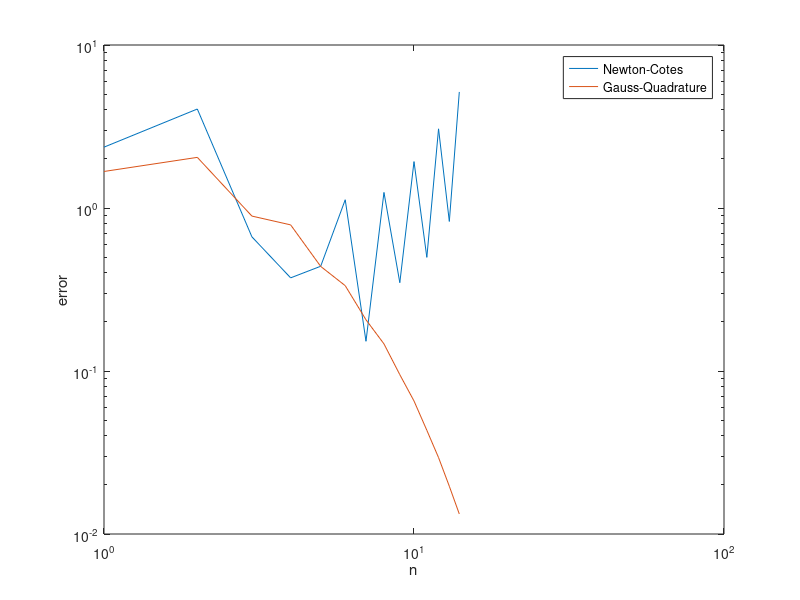
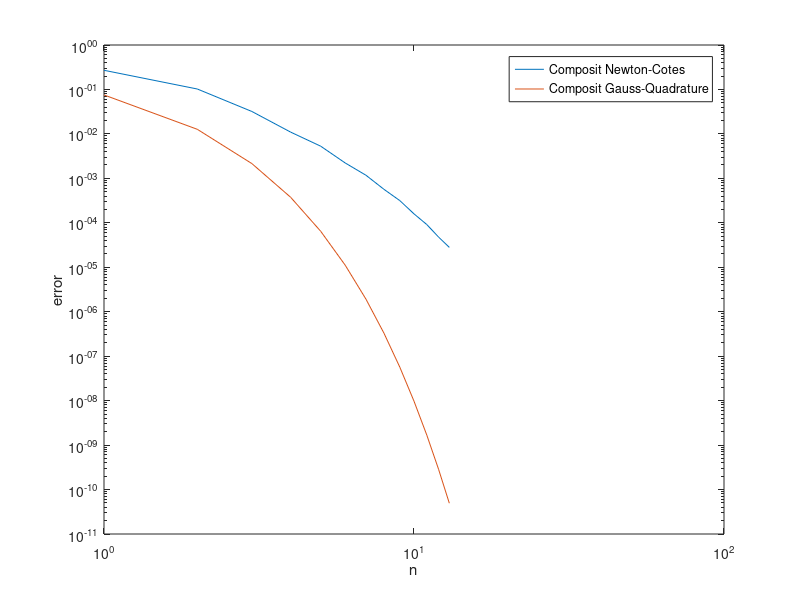

The MATLAB script that drew these images, in order:
function ane()
close all

%%% Test functions
f = @(x) 1/(1+x^2); a = -5; b = 5;corretestimate = 2*atan(5);
%f = @(x) x^2; a = 0; b = 1;corretestimate = 1/3;
%f = @(x) sin(x); a = 0; b = pi;corretestimate = 2;


n = 13; m = 1;

% n = 14;
NewtonCotes(a,b,f,n) % Test problem 1
GaussQuadrature(a,b,f,n) % Test problem 2
alg = @  NewtonCotes; compositeIntegration(a,b,f,n,m,alg) % Test problem 4
alg = @  GaussQuadrature; compositeIntegration(a,b,f,n,m,alg) % Test problem 4

% Problem 3
plotresult(a,b,f,corretestimate)

% Problem 4
m = 5; compositPlotresult(a,b,f,m,corretestimate);
end
function su = compositeIntegration(a,b,f,n,m,alg) % composit function for problem 4.

su = 0;
for i = 0:m-1
    atemp = a + (b-a)/m*i;
    btemp = a + (b-a)/m*(i+1);
    su = su + alg(atemp,btemp,f,n);
end

end

function compositPlotresult(a,b,f,m,corretestimate) % Plot function for problem 4. Note the @ symbols, what do you think they do?
maxn = 13;
N = zeros(1,maxn);
G = zeros(1,maxn);
for i = 1:maxn
    N(i) = abs(compositeIntegration(a,b,f,i,m,@NewtonCotes)-corretestimate);
    G(i) = abs(compositeIntegration(a,b,f,i,m,@GaussQuadrature)-corretestimate);
end
figure(2)
semilogy(1:maxn,N)
hold on
loglog(1:maxn,G)
legend('Composit Newton-Cotes','Composit Gauss-Quadrature')
xlabel('n');
ylabel('error');
end

function plotresult(a,b,f,corretestimate) % Plot results problem 3
maxN = 14;
N = zeros(1,maxN);
G = zeros(1,maxN);
for i = 1:maxN
    N(i) = abs(NewtonCotes(a,b,f,i)-corretestimate);
    G(i) = abs(GaussQuadrature(a,b,f,i)-corretestimate);
end
figure(1)
semilogy(1:maxN,N)
hold on
loglog(1:maxN,G)
legend('Newton-Cotes','Gauss-Quadrature')
xlabel('n');
ylabel('error');
end

function su = NewtonCotes(a,b,f,n) % Problem 1
% https://en.wikipedia.org/wiki/Newton%E2%80%93Cotes_formulas
% Does not always converge
load('NewtonCotes.mat');
weights = (b-a)*weights(n,:);
h = (b-a)/n;
su = 0;
for i = 0:n
    su = su + weights(i+1)*f(a+h*i);
end
end
function su = GaussQuadrature(a,b,f,n) % Problem 2
% https://en.wikipedia.org/wiki/Gaussian_quadrature
% Seams to always work fine!
load('GaussQuadrature.mat')
weights = (b-a)/2*weights(n,:);
points = (b-a)/2*points(n,:)+(a+b)/2;
su = 0;
for i = 0:n
    su = su + weights(i+1)*f(points(i+1));
end
end